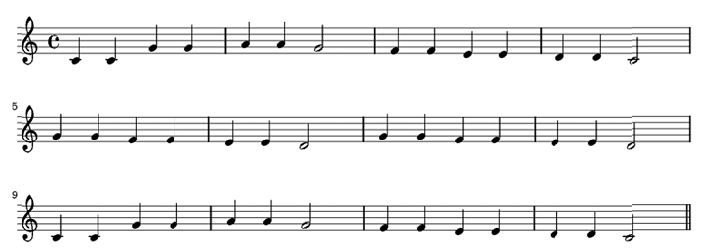
%> input picture TestCases/TwinkleTwinkleLittleStar.bmp, 705 x 252 px
$ octave '3 Music Score Reader.m'   (GNU Octave 9; MATLAB toolbox functions it lacks are replaced by stand-ins)
%> lines starting %> are read from the running program, lines starting %| are printed output that depends on the picture
img = imread('TwinkleTwinkleLittleStar.bmp');
%> img is the input picture: size 252x705x3 uint8; min 0, max 255, mean 238.5

%Extracting Stafflines
dilation_SE = strel('line', 10, 0);
dilated_img = imdilate(img, dilation_SE);
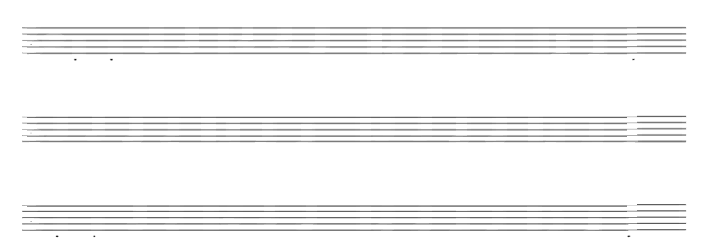
%> dilated_img: size 252x705x3 uint8; min 22, max 255, mean 244.2
%figure, imshow(dilated_img);

%Subtract Stafflines from image
img2 = dilated_img - img;
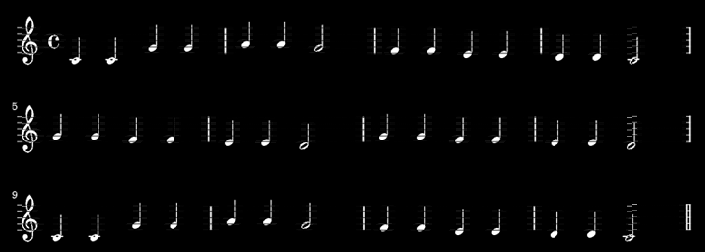
%> img2: size 252x705x3 uint8; min 0, max 255, mean 5.7
img2 = imcomplement(img2);
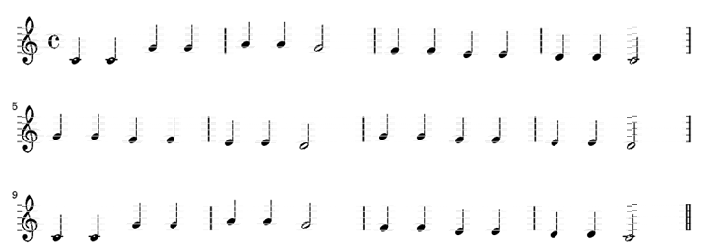
%> img2: size 252x705x3 uint8; min 0, max 255, mean 249.3
figure, imshow(img2);

%Extracting Stafflines
dilation_SE2 = strel('line', 3, 90);
dilated_img2 = imclose(img2, dilation_SE2);
dilated_img2 = imfill(dilated_img2);
figure, imshow(dilated_img2);

%Shapeining image using laplacial filter
% Laplacian=[-1 -1 -1; -1 9 -1; -1 -1 -1];
% img = rgb2gray(dilated_img2);
% laplacian_img=uint8(conv2(img, Laplacian, 'same'));
% figure, imshow(laplacian_img);

% erosion_SE = strel('line', 2, 90);
% eroded_img = imerode(dilated_img, erosion_SE);
% figure, imshow(eroded_img);

% opened_SE = strel('line', 10, 90);
% opened_img = imopen(dilated_img, opened_SE);
% figure, imshow(opened_img);


% eroded_img = imfill(eroded_img);
%figure, imshow(dilated_img);
%figure, imshow(img);
